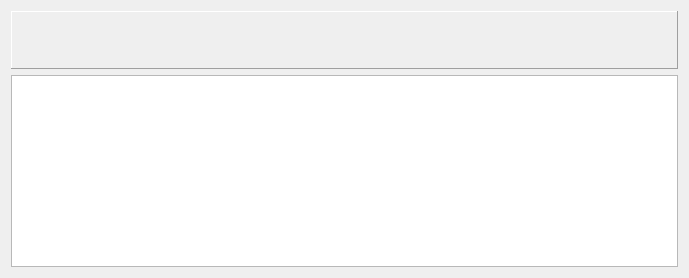
<?xml version="1.0" encoding="UTF-8"?>
<ui version="4.0">
 <class>EntropyDialog</class>
 <widget class="QDialog" name="EntropyDialog">
  <property name="geometry">
   <rect>
    <x>0</x>
    <y>0</y>
    <width>689</width>
    <height>278</height>
   </rect>
  </property>
  <property name="windowTitle">
   <string>Entropy</string>
  </property>
  <property name="windowIcon">
   <iconset resource="../../resource.qrc">
    <normaloff>:/icons/images/entropy.png</normaloff>:/icons/images/entropy.png</iconset>
  </property>
  <layout class="QVBoxLayout" name="verticalLayout">
   <item>
    <widget class="QLabel" name="graphLabel">
     <property name="sizePolicy">
      <sizepolicy hsizetype="MinimumExpanding" vsizetype="MinimumExpanding">
       <horstretch>0</horstretch>
       <verstretch>0</verstretch>
      </sizepolicy>
     </property>
     <property name="minimumSize">
      <size>
       <width>1</width>
       <height>1</height>
      </size>
     </property>
     <property name="frameShape">
      <enum>QFrame::Panel</enum>
     </property>
     <property name="frameShadow">
      <enum>QFrame::Raised</enum>
     </property>
     <property name="text">
      <string/>
     </property>
     <property name="alignment">
      <set>Qt::AlignCenter</set>
     </property>
    </widget>
   </item>
   <item>
    <widget class="QEntropyView" name="entropyView"/>
   </item>
  </layout>
 </widget>
 <customwidgets>
  <customwidget>
   <class>QEntropyView</class>
   <extends>QGraphicsView</extends>
   <header location="global">QEntropyView\QEntropyView.h</header>
  </customwidget>
 </customwidgets>
 <resources>
  <include location="../../resource.qrc"/>
 </resources>
 <connections/>
</ui>
